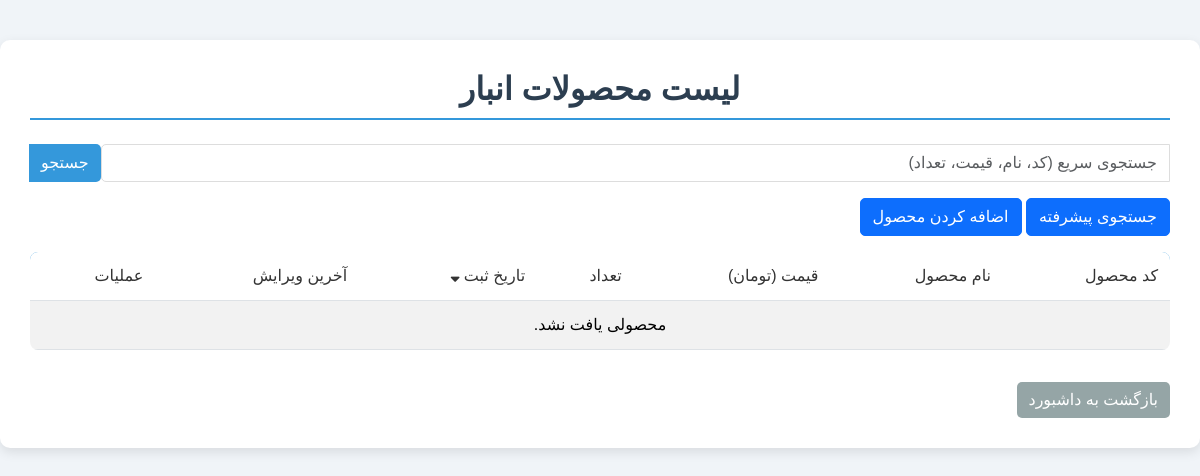
The page /inventory/ (signed in) on the database as committed earlier.
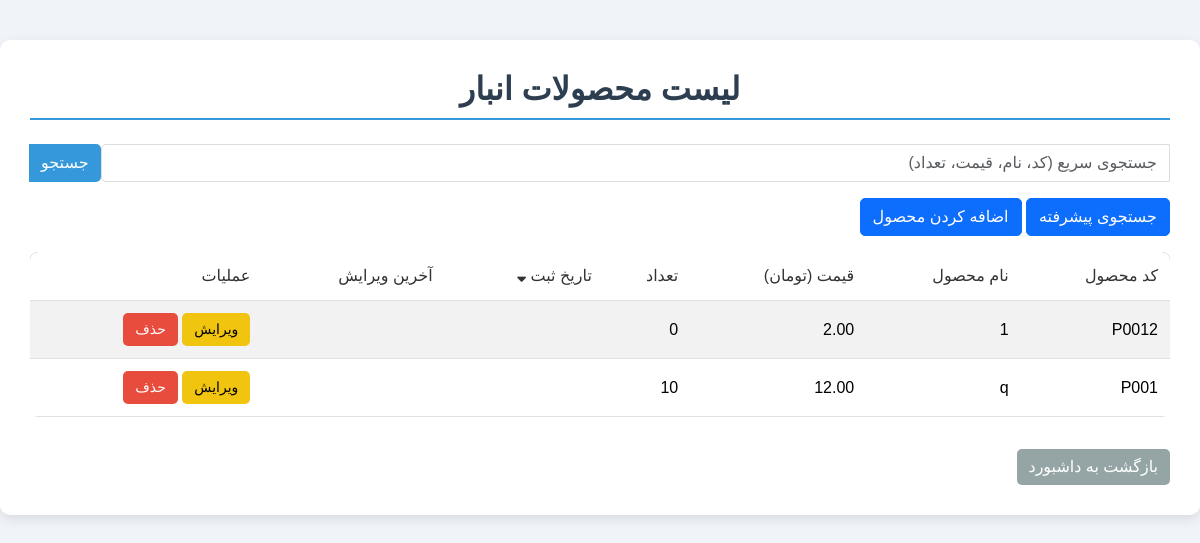
The same page on the database as committed later.
### inventory/models.py (models this page shows, shortened)
class Product(models.Model):
    product_code = models.CharField(max_length=50, unique=True, verbose_name="کد محصول")
    title = models.CharField(max_length=200, verbose_name="عنوان محصول")
    price = models.DecimalField(max_digits=10, decimal_places=2, verbose_name="قیمت (تومان)")
    quantity = models.PositiveIntegerField(verbose_name="تعداد")
    main_image = models.ImageField(upload_to='product_images/main/', null=True, blank=True, verbose_name="تصویر اصلی")
    additional_images = models.JSONField(default=list, blank=True, null=True, verbose_name="تصاویر اضافی")
    description = models.TextField(blank=True, null=True, verbose_name="توضیحات")
    created_at = models.DateTimeField(auto_now_add=True, verbose_name="تاریخ ثبت")
    updated_at = models.DateTimeField(auto_now=True, verbose_name="آخرین ویرایش")
    class Meta:
        verbose_name = "محصول"
        verbose_name_plural = "محصولات"

### inventory/views.py (the view, shortened to what this page needs)
# urls.py: path('inventory/', views.product_list, name='product_list'),
@login_required
def product_list(request):
    search_query = request.GET.get('q', '')
    search_code = request.GET.get('code', '')
    search_title = request.GET.get('title', '')
    search_min_price = request.GET.get('min_price', '')
    search_max_price = request.GET.get('max_price', '')
    search_min_quantity = request.GET.get('min_quantity', '')
    search_max_quantity = request.GET.get('max_quantity', '')
    search_created_start = request.GET.get('created_start', '')
    search_created_end = request.GET.get('created_end', '')
    search_updated_start = request.GET.get('updated_start', '')
    search_updated_end = request.GET.get('updated_end', '')
    sort_by = request.GET.get('sort', 'created_at')
    order = request.GET.get('order', 'desc')
    products = Product.objects.all()
    if search_code:
        products = products.filter(product_code__icontains=search_code)
    if search_title:
        products = products.filter(title__icontains=search_title)
    if search_min_price or search_max_price:
        products = products.filter(price__gte=search_min_price or 0, price__lte=search_max_price or float('inf'))
    if search_min_quantity or search_max_quantity:
        products = products.filter(quantity__gte=search_min_quantity or 0, quantity__lte=search_max_quantity or float('inf'))
    if sort_by in ['product_code', 'title', 'price', 'quantity', 'created_at', 'updated_at']:
        if order == 'asc':
            products = products.order_by(sort_by)
        else:
            products = products.order_by(f'-{sort_by}')
    else:
        products = products.order_by('-created_at')
    products_with_jalali = []
    for product in products:
        jalali_created = jdatetime.datetime.fromgregorian(datetime=product.created_at).strftime('%Y/%m/%d %H:%M')
        jalali_updated = jdatetime.datetime.fromgregorian(datetime=product.updated_at).strftime('%Y/%m/%d %H:%M')
        products_with_jalali.append({
            'product': product,
            'jalali_created': jalali_created,
            'jalali_updated': jalali_updated
        })
    return render(request, 'inventory/product_list.html', {
        'products_with_jalali': products_with_jalali,
        'search_query': search_query,
        'search_code': search_code,
        'search_title': search_title,
        'search_min_price': search_min_price,
        'search_max_price': search_max_price,
        'search_min_quantity': search_min_quantity,
        'search_max_quantity': search_max_quantity,
        'search_created_start': search_created_start,
        'search_created_end': search_created_end,
        'search_updated_start': search_updated_start,
        'search_updated_end': search_updated_end,
        'sort_by': sort_by,
        'order': order,
    })

### templates/inventory/product_list.html (shortened to what this page needs)
{% extends 'inventory/base_template.html' %}
{% block content %}
    <h2 class="text-center mb-4">لیست محصولات انبار</h2>
    <form method="get" class="search-form">
        <div class="input-group mb-3">
            <input type="text" name="q" class="form-control" placeholder="جستجوی سریع (کد، نام، قیمت، تعداد)" value="{{ search_query }}">
            <button type="submit" class="btn btn-primary">جستجو</button>
        </div>
    </form>
    <span class="toggle-advanced btn btn-primary mb-3" onclick="toggleAdvancedSearch()">جستجوی پیشرفته</span>
    <a href="{% url 'product_create' %}" class="btn btn-primary mb-3">اضافه کردن محصول</a>
    <table class="table table-striped">
        <thead>
            <tr>
                <th>
                    <a href="?sort=product_code&order={% if sort_by == 'product_code' and order == 'asc' %}desc{% else %}asc{% endif %}">
                        کد محصول
                    </a>
                </th>
                <th>
                    <a href="?sort=title&order={% if sort_by == 'title' and order == 'asc' %}desc{% else %}asc{% endif %}">
                        نام محصول
                    </a>
                </th>
                <th>
                    <a href="?sort=price&order={% if sort_by == 'price' and order == 'asc' %}desc{% else %}asc{% endif %}">
                        قیمت (تومان)
                    </a>
                </th>
                <th>
                    <a href="?sort=quantity&order={% if sort_by == 'quantity' and order == 'asc' %}desc{% else %}asc{% endif %}">
                        تعداد
                    </a>
                </th>
                <th>
                    <a href="?sort=created_at&order={% if sort_by == 'created_at' and order == 'asc' %}desc{% else %}asc{% endif %}">
                        تاریخ ثبت
                    </a>
                    {% if sort_by == 'created_at' %}
                        <i class="fas {% if order == 'asc' %}fa-sort-up{% else %}fa-sort-down{% endif %} sort-icon"></i>
                    {% endif %}
                </th>
                <th>
                    <a href="?sort=updated_at&order={% if sort_by == 'updated_at' and order == 'asc' %}desc{% else %}asc{% endif %}">
                        آخرین ویرایش
                    </a>
                </th>
                <th>عملیات</th>
            </tr>
        </thead>
        <tbody>
            {% for item in products_with_jalali %}
            <tr>
                <td>{{ item.product.product_code }}</td>
                <td>{{ item.product.title }}</td>
                <td>{{ item.product.price }}</td>
                <td>{{ item.product.quantity }}</td>
                <td>{{ item.jalali_created }}</td>
                <td>{{ item.jalali_updated }}</td>
                <td>
                    <a href="{% url 'product_update' item.product.pk %}" class="btn btn-sm btn-warning">ویرایش</a>
                    <a href="{% url 'product_delete' item.product.pk %}" class="btn btn-sm btn-danger">حذف</a>
                </td>
            </tr>
            {% empty %}
            <tr>
                <td colspan="7" class="text-center">محصولی یافت نشد.</td>
            </tr>
            {% endfor %}
        </tbody>
    </table>
    <a href="{% url 'dashboard' %}" class="btn btn-secondary mt-3">بازگشت به داشبورد</a>
{% endblock %}

### templates/inventory/base_template.html (shortened to what this page needs)
<!DOCTYPE html>
<html lang="fa" dir="rtl">
<head>
    <link href="https://cdn.jsdelivr.net/npm/bootstrap@5.3.3/dist/css/bootstrap.min.css" rel="stylesheet">
    <link href="https://cdn.jsdelivr.net/npm/vazir-font@30.1.0/dist/font-face.css" rel="stylesheet">
    <link href="https://cdnjs.cloudflare.com/ajax/libs/font-awesome/6.0.0-beta3/css/all.min.css" rel="stylesheet">
</head>
<body>
    <div class="container">
        {% block content %}{% endblock %}
    </div>
</body>
</html>

### templates/inventory/base_template.html (style rules this page uses)
body { background-color: #f0f4f8; font-family: 'Vazir', sans-serif; color: #333; }
.container { margin: 40px auto; max-width: 1300px; background: #ffffff; border-radius: 10px; box-shadow: 0 4px 12px rgba(0, 0, 0, 0.1); padding: 30px; }
h2 { color: #2c3e50; font-weight: 600; margin-bottom: 25px; border-bottom: 2px solid #3498db; padding-bottom: 10px; }
.search-form .input-group { margin-bottom: 15px; }
.search-form input.form-control { border-radius: 5px 0 0 5px; border-color: #ddd; }
.search-form .btn-primary { background-color: #3498db; border: none; border-radius: 0 5px 5px 0; transition: background-color 0.3s; }
.toggle-advanced { cursor: pointer; font-weight: 500; text-decoration: none; transition: color 0.3s; }
table { background: #fff; border-radius: 8px; overflow: hidden; }
.table thead { background-color: #3498db; background-color: #3498db; color: #333; -webkit-text-fill-color: #333; }
.table th { cursor: pointer; position: relative; padding: 12px; font-weight: 500; transition: background-color 0.2s; }
.table th a { color: #fff; text-decoration: none; }
.table th .sort-icon { margin-left: 5px; font-size: 14px; }
.table tbody tr { transition: background-color 0.2s; }
.table td { padding: 12px; vertical-align: middle; }
.btn { border-radius: 5px; padding: 6px 12px; }
.btn-warning { background-color: #f1c40f; border: none; }
.btn-danger { background-color: #e74c3c; border: none; }
.btn-secondary { background-color: #95a5a6; border: none; }

Rows that differ between the two databases and show on the page:
added Product: product.product_code "P0012", product "1", product.price "2.00", product.quantity "0"
added Product: product.product_code "P001", product "q", product.price "12.00", product.quantity "10"
Other text that changed with them:
text no longer shown: "محصولی یافت نشد."
